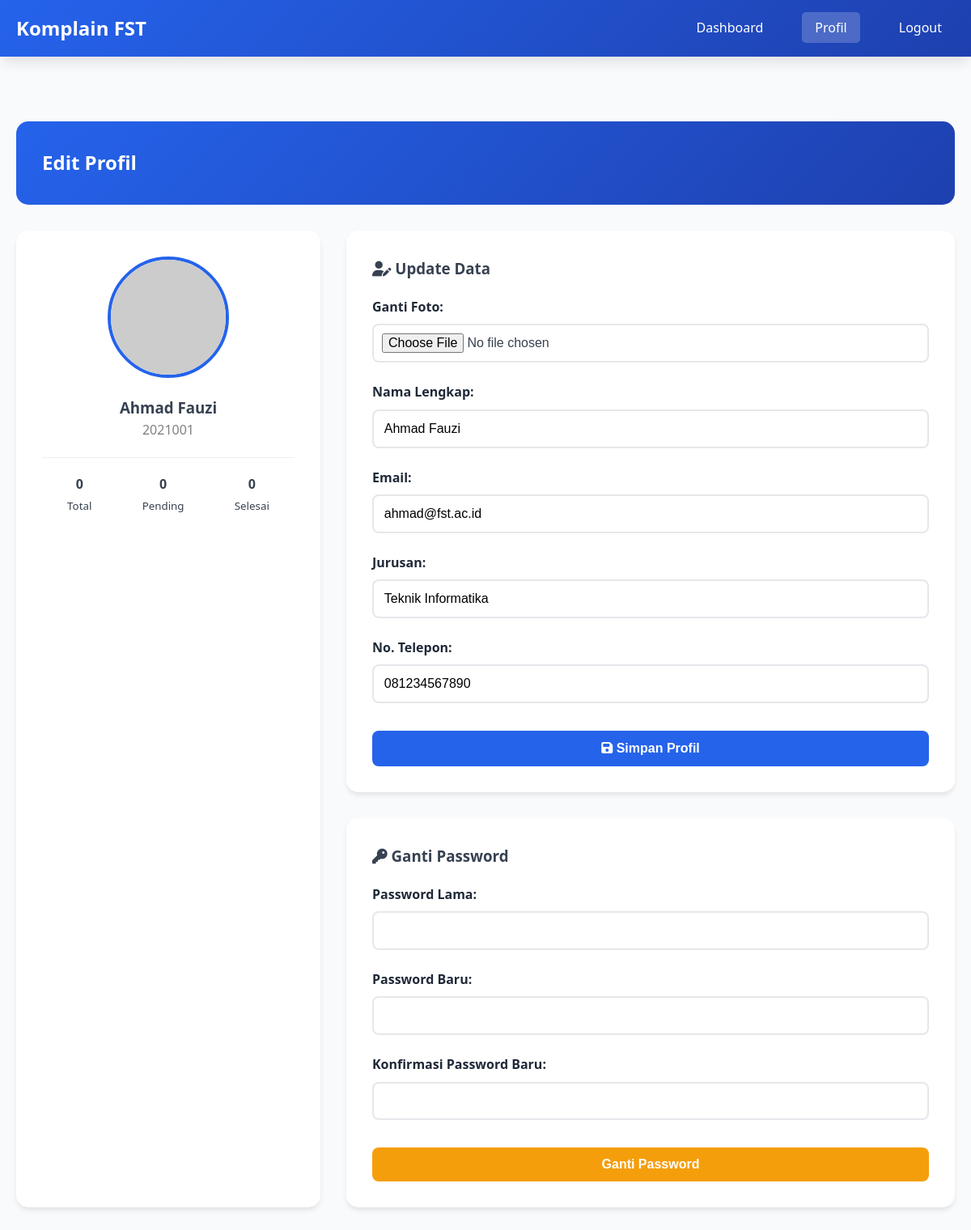
Page /profil.php (signed in) on the committed database.
### tables this page shows
CREATE TABLE IF NOT EXISTS users (
    id INT PRIMARY KEY AUTO_INCREMENT,
    nim VARCHAR(20) UNIQUE NOT NULL,
    nama VARCHAR(100) NOT NULL,
    email VARCHAR(100) UNIQUE NOT NULL,
    password VARCHAR(255) NOT NULL,
    jurusan VARCHAR(50) NOT NULL,
    no_telp VARCHAR(15),
    role ENUM('mahasiswa', 'admin') DEFAULT 'mahasiswa',
    foto_profil VARCHAR(255) DEFAULT 'default.jpg',
    created_at TIMESTAMP DEFAULT CURRENT_TIMESTAMP
);

### profil.php (the view, shortened to what this page needs)
<?php
require_once 'config.php';
$user_id = $_SESSION['user_id'];
$user_query = mysqli_query($conn, "SELECT * FROM users WHERE id = $user_id");
$user = mysqli_fetch_assoc($user_query);
$stats = ['total'=>0, 'pending'=>0, 'selesai'=>0];
if($user['role'] == 'mahasiswa') {
    $q = mysqli_query($conn, "SELECT
        (SELECT COUNT(*) FROM komplain WHERE user_id=$user_id) as total,
        (SELECT COUNT(*) FROM komplain WHERE user_id=$user_id AND status='pending') as pending,
        (SELECT COUNT(*) FROM komplain WHERE user_id=$user_id AND status='selesai') as selesai");
    if($q) $stats = mysqli_fetch_assoc($q);
}
?>
<!DOCTYPE html>
<html lang="id">
<head>
    <link rel="stylesheet" href="css/style.css">
    <link rel="stylesheet" href="https://cdnjs.cloudflare.com/ajax/libs/font-awesome/6.4.0/css/all.min.css">
</head>
<body>
    <nav class="navbar">
        <div class="container">
            <div class="nav-brand">Komplain FST</div>
            <ul class="nav-menu">
                <li><a href="dashboard.php">Dashboard</a></li>
                <li><a href="profil.php" class="active">Profil</a></li>
                <li><a href="logout.php">Logout</a></li>
            </ul>
        </div>
    </nav>
    <section class="dashboard">
        <div class="container">
            <div class="dashboard-header">
                <h1>Edit Profil</h1>
            </div>
            <div style="display: grid; grid-template-columns: 1fr 2fr; gap: 2rem;">
                <div class="card" style="text-align: center; padding: 2rem;">
                    <?php
                        $file_foto = 'uploads/profiles/' . $user['foto_profil'];
                        if(!empty($user['foto_profil']) && file_exists($file_foto)) {
                            $src = $file_foto . '?v=' . time();
                        } else {
                            $src = 'https://ui-avatars.com/api/?name=' . urlencode($user['nama']) . '&size=200&background=2563eb&color=fff';
                        }
                    ?>
                    <img src="<?php echo $src; ?>" style="width: 150px; height: 150px; border-radius: 50%; object-fit: cover; border: 4px solid #2563eb; margin-bottom:15px;">
                    <h3><?php echo htmlspecialchars($user['nama']); ?></h3>
                    <p style="color:gray;"><?php echo htmlspecialchars($user['nim']); ?></p>
                    <?php if($user['role'] == 'mahasiswa'): ?>
                        <hr style="margin:20px 0; border:0; border-top:1px solid #eee;">
                        <div style="display:flex; justify-content:space-around;">
                            <div><b><?php echo $stats['total']; ?></b><br><small>Total</small></div>
                            <div><b><?php echo $stats['pending']; ?></b><br><small>Pending</small></div>
                            <div><b><?php echo $stats['selesai']; ?></b><br><small>Selesai</small></div>
                        </div>
                    <?php endif; ?>
                </div>
                <div>
                    <div class="card" style="margin-bottom: 2rem; padding: 2rem;">
                        <h3 style="margin-bottom:20px;"><i class="fas fa-user-edit"></i> Update Data</h3>
                        <form method="POST" enctype="multipart/form-data">
                            <div class="form-group">
                                <label>Ganti Foto:</label>
                                <input type="file" name="foto" class="form-control" accept="image/*" style="padding:10px;">
                            </div>
                            <div class="form-group">
                                <label>Nama Lengkap:</label>
                                <input type="text" name="nama" value="<?php echo htmlspecialchars($user['nama']); ?>" class="form-control" required>
                            </div>
                            <div class="form-group">
                                <label>Email:</label>
                                <input type="email" name="email" value="<?php echo htmlspecialchars($user['email']); ?>" class="form-control" required>
                            </div>
                            <div class="form-group">
                                <label>Jurusan:</label>
                                <input type="text" name="jurusan" value="<?php echo htmlspecialchars($user['jurusan']); ?>" class="form-control">
                            </div>
                            <div class="form-group">
                                <label>No. Telepon:</label>
                                <input type="text" name="no_telp" value="<?php echo htmlspecialchars($user['no_telp']); ?>" class="form-control">
                            </div>
                            <button type="submit" name="update_profile" class="btn btn-primary-form" style="width:100%; margin-top:10px;">
                                <i class="fas fa-save"></i> Simpan Profil
                            </button>
                        </form>
                    </div>
                    <div class="card" style="padding: 2rem;">
                        <h3 style="margin-bottom:20px;"><i class="fas fa-key"></i> Ganti Password</h3>
                        <form method="POST">
                            <div class="form-group">
                                <label>Password Lama:</label>
                                <input type="password" name="old_password" class="form-control" required>
                            </div>
                            <div class="form-group">
                                <label>Password Baru:</label>
                                <input type="password" name="new_password" class="form-control" required>
                            </div>
                            <div class="form-group">
                                <label>Konfirmasi Password Baru:</label>
                                <input type="password" name="confirm_password" class="form-control" required>
                            </div>
                            <button type="submit" name="change_password" class="btn btn-warning" style="width:100%; margin-top:10px; background:#f59e0b; color:white; border:none; padding:12px; border-radius:8px; cursor:pointer;">
                                Ganti Password
                            </button>
                        </form>
                    </div>
                </div>
            </div>
        </div>
    </section>
</body>
</html>

### css/style.css (style rules this page uses)
* { margin: 0; padding: 0; box-sizing: border-box; }
:root { --primary: #2563eb; --primary-dark: #1e40af; --secondary: #10b981; --danger: #ef4444; --warning: #f59e0b; --dark: #1f2937; --light: #f9fafb; --white: #ffffff; --text: #374151; --border: #e5e7eb; --shadow: 0 4px 6px -1px rgba(0, 0, 0, 0.1); --shadow-lg: 0 10px 15px -3px rgba(0, 0, 0, 0.1); }
body { font-family: 'Segoe UI', Tahoma, Geneva, Verdana, sans-serif; line-height: 1.6; color: var(--text); background: var(--light); }
.container { max-width: 1200px; margin: 0 auto; padding: 0 20px; }
.navbar { background: linear-gradient(135deg, var(--primary), var(--primary-dark)); color: var(--white); padding: 1rem 0; position: sticky; top: 0; z-index: 1000; box-shadow: var(--shadow-lg); }
.navbar .container { display: flex; justify-content: space-between; align-items: center; }
.nav-brand { display: flex; align-items: center; gap: 10px; font-size: 1.5rem; font-weight: bold; }
.nav-menu { display: flex; list-style: none; gap: 2rem; align-items: center; }
.nav-menu a { color: var(--white); text-decoration: none; transition: all 0.3s; padding: 0.5rem 1rem; border-radius: 5px; }
.nav-menu a:hover, .nav-menu a.active { background: rgba(255, 255, 255, 0.2); }
.form-group { margin-bottom: 1.5rem; }
.form-group label { display: block; margin-bottom: 0.5rem; color: var(--dark); font-weight: 600; }
.form-control { width: 100%; padding: 0.8rem; border: 2px solid var(--border); border-radius: 8px; font-size: 1rem; transition: 0.3s; }
.btn { padding: 0.8rem 2rem; border: none; border-radius: 8px; font-size: 1rem; font-weight: 600; cursor: pointer; transition: 0.3s; text-decoration: none; display: inline-block; }
.btn-primary-form { background: var(--primary); color: var(--white); }
.btn-warning { background: var(--warning); color: var(--white); }
.dashboard { padding: 80px 0; min-height: 100vh; }
.dashboard-header { background: linear-gradient(135deg, var(--primary), var(--primary-dark)); color: var(--white); padding: 2rem; border-radius: 15px; margin-bottom: 2rem; display: flex; justify-content: space-between; align-items: center; }
.card { background: var(--white); padding: 2rem; border-radius: 15px; box-shadow: var(--shadow); margin-bottom: 2rem; }

### rows in the picture
users: nama "Ahmad Fauzi", nim "2021001", email "ahmad@fst.ac.id", jurusan "Teknik Informatika", no_telp "081234567890"

### other values in the picture
$stats['total'] "0"
$stats['pending'] "0"
$stats['selesai'] "0"
